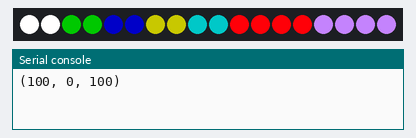
Bench run of a program on a simulated MicroPython board. Shown: 18 RGB LEDs in strip order, left to right, the last lines printed to the serial console.

Above: at 0.15 s.
At 4.24 s:
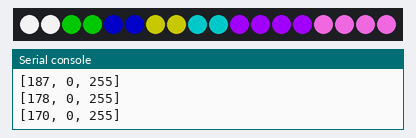
At 8.43 s:
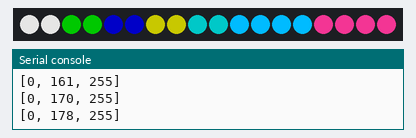
At 16.82 s:
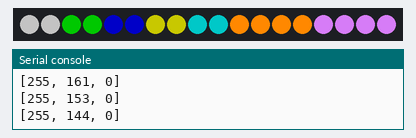
At 28.68 s:
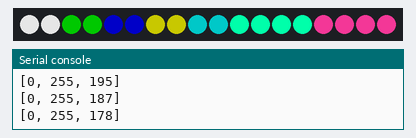
At 39.94 s:
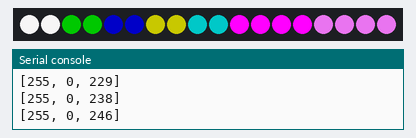

The program:

chibicon_lantern.py
```python
from machine import Pin
from neopixel import NeoPixel
from utime import sleep_ms


def rainbow(deg):
    m=1./60.
    if deg>=0 and deg<60:
        R=1
        G=0
        B=m*deg
    if deg>=60 and deg<120:
        R=1-m*(deg-60)
        G=0
        B=1
    if deg>=120 and deg<180:
        R=0
        G=m*(deg-120)
        B=1
    if deg>=180 and deg<240:
        R=0
        G=1
        B=1-m*(deg-180)
    if deg>=240 and deg<300:
        R=m*(deg-240)
        G=1
        B=0
    if deg>=300 and deg<360:
        R=1
        G=1-m*(deg-300)
        B=0
    myColor=[int(R*255) ,int(G*255) ,int(B*255)]
    return myColor

def bottle(n,np, color):
    if n > 4:
        return
    np [2*n] = color
    np [2*n+1] = np[2*n]

def lantern(np, color):
    np[14] = color
    np[15] = np[14]
    np[16] = np[14]
    np[17] = np[14]


def crystal(np, color):
    np[10] = color
    np[11] = np[10]
    np[12] = np[10]
    np[13] = np[10]


def chibicolors(n): # n is of 1 to 360
    if n > 180:
        n = 180-(n-180)
    r = 193+(25./180.*n)
    g = 131-(92./180.*n)
    b = 251-(131./180.*n)
    return [int(r) ,int(g) ,int(b)]

def white_brightness(n):
    if n > 180:
        n = 180-(n-180)
    w = 255-(n)
    r = w
    g = w
    b = w
    return [int(r) ,int(g) ,int(b)]

def iterate_counters(n, step_size):
    if (n+step_size >= 360):
        n=0
    else:
        n=n+step_size
    return n

bottle_color_0 = (100,0,0)
bottle_color_1 = (0,100,0)
bottle_color_2 = (0,0,100)
bottle_color_3 = (100,100,0)
bottle_color_4 = (0,100,100)
crystal_color = (100,0,100)
lantern_color = (100,100,100)

bottle_counter_0 = 0
bottle_counter_1 = 0
bottle_counter_2 = 0
bottle_counter_3 = 0
bottle_counter_4 = 0
crystal_counter  = 50
lantern_counter  = 0


bottle_step_size_0 = 1
bottle_step_size_1 = 1
bottle_step_size_2 = 1
bottle_step_size_3 = 1
bottle_step_size_4 = 1
crystal_step_size  = 3
lantern_step_size  = 2

gpio = 21
led_pin = Pin(gpio,Pin.OUT)
led_count = 18
np = NeoPixel(led_pin,led_count)


while True:
    sleep_ms(100)
    bottle_counter_0 = iterate_counters(bottle_counter_0, bottle_step_size_0)
    bottle_counter_1 = iterate_counters(bottle_counter_1, bottle_step_size_1)
    bottle_counter_2 = iterate_counters(bottle_counter_2, bottle_step_size_2)
    bottle_counter_3 = iterate_counters(bottle_counter_3, bottle_step_size_3)
    bottle_counter_4 = iterate_counters(bottle_counter_4, bottle_step_size_4)
    crystal_counter = iterate_counters(crystal_counter, crystal_step_size)
    lantern_counter = iterate_counters(lantern_counter, lantern_step_size)

    bottle_color_0 = white_brightness(bottle_counter_0)
    print(crystal_color)
    crystal_color = chibicolors(crystal_counter)
    crystal_color = rainbow(lantern_counter)
    lantern_color = chibicolors(lantern_counter)
    bottle(0,np, bottle_color_0)
    bottle(1,np, bottle_color_1)
    bottle(2,np, bottle_color_2)
    bottle(3,np, bottle_color_3)
    bottle(4,np,  bottle_color_4)
    crystal(np, crystal_color)
    lantern(np, lantern_color)
    np.write()
```
